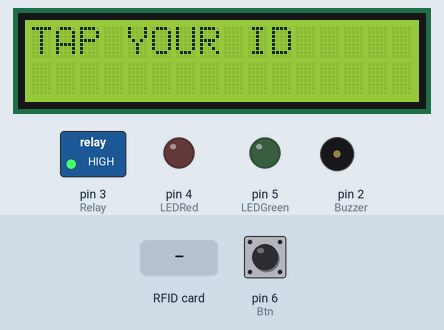
Bench run of a sketch on a simulated Arduino Uno, built with avr-gcc and run on an emulated ATmega328P. Parts: 16×2 character LCD, switched loads named in the sketch (green lamp = pin HIGH), output pins drawn as LEDs (lit = HIGH), buzzer (waves = sounding). The inputs (shaded band) are chosen by the test bench; at power-on: pin 6 (Btn) HIGH. The local clock reads 2024-03-15 10:24:30 at power-on unless the sketch sets it; pins used as bus, display or sensor lines are not drawn.

Above: at 1.3 s.
1.4 s: RFID card B4 15 89 A1 held to the reader
At 2.2 s:
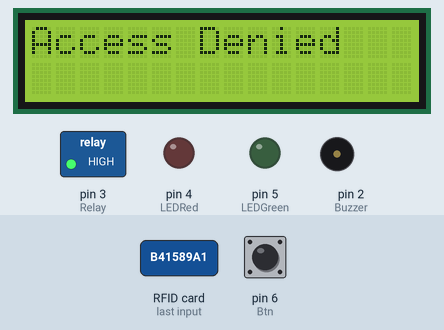
At 4.2 s:
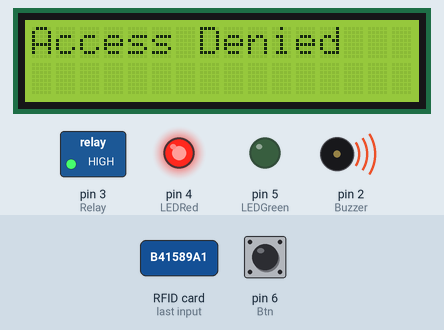
4.4 s: RFID card D4 6B 10 A0 held to the reader
7.4 s: pin 6 (Btn) pulled LOW for 3.2 s
At 11.1 s:
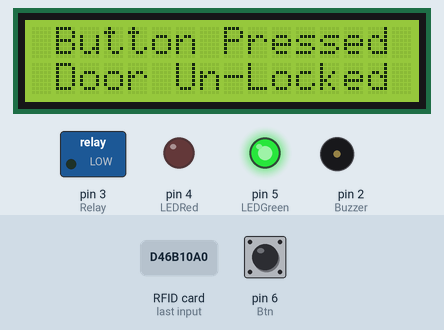
Timing chart, 0 to 16.5 s (numbered marks = the images above; inputs shaded):
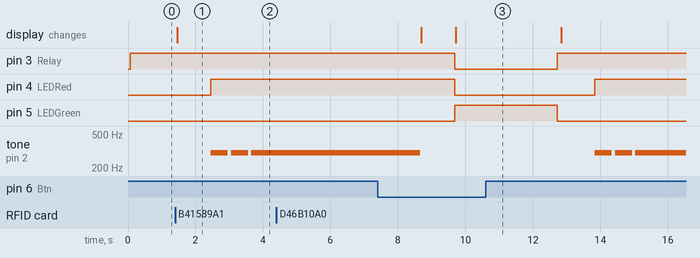

Measured:
- after the input at 1.4 s, pin 4 (LEDRed): LOW → HIGH after 1.1 s; tone on pin 2 (Buzzer): alternates 300 Hz for 0.50 s and silent for 0.10 s, starting after 1.1 s; the display: changes after 0.06 s (image 1)
- after the input at 4.4 s, every drawn part: stays the same
- after the input at 7.4 s, pin 3 (Relay): HIGH → LOW after 2.3 s, → HIGH 3.0 s later; pin 5 (LEDGreen): LOW → HIGH after 2.3 s, → LOW 3.0 s later; the display: first differs from a run without the input after 2.3 s (image 3)

The sketch:

SR2S_FINAL_FINAL_FINAL.ino
```cpp
#include <SPI.h>
#include <MFRC522.h>
#include <Wire.h>
#include <RTClib.h>
#include <LiquidCrystal_I2C.h>

#define SS_PIN 10
#define RST_PIN 9

#define LEDGreen 5
#define LEDRed 4
#define Buzzer 2
#define Relay 3
#define Btn 6

#define MAX_ATTEMPTS 3
#define ACCESS_DELAY 2000
#define DENIED_DELAY 1000

MFRC522 mfrc522(SS_PIN, RST_PIN);

RTC_DS3231 rtc;

byte TAG1[] = {0xB4, 0x15, 0x89, 0xA1};
byte TAG2[] = {0xD4, 0x6B, 0x10, 0xA0};
byte TAG3[] = {0xE0, 0x97, 0xC7, 0x13};
byte ADMIN_TAG[] = {0x10, 0x24, 0xD8, 0x11}; // Admin tag

struct User {
  byte tag[4];
  String name;
  int assignedDay;
};

// Define a new user for admin access
User adminUser = {{0x10, 0x24, 0xD8, 0x11}, "Admin", -1}; // Assigned to no specific day

User users[] = {
  {{0xB4, 0x15, 0x89, 0xA1}, "Sharon Winner", 1},
  {{0xD4, 0x6B, 0x10, 0xA0}, "STRANGE", 1},
  {{0x62, 0x37, 0x33, 0x51}, "COLET", 0},
  adminUser,                                // Add the admin user
};

LiquidCrystal_I2C lcd(0x27, 16, 2);

int attempts = 0;

void setup() {
  lcd.begin(16, 2);
  lcd.backlight();

  pinMode(LEDRed, OUTPUT);
  pinMode(LEDGreen, OUTPUT);
  pinMode(Buzzer, OUTPUT);
  pinMode(Relay, OUTPUT);
  noTone(Buzzer);
  pinMode(Btn, INPUT);
  digitalWrite(Btn, HIGH);
  digitalWrite(Relay, HIGH);

  Serial.begin(9600);

  SPI.begin();
  mfrc522.PCD_Init();

  if (!rtc.begin()) {
    Serial.println("Couldn't find RTC");
    while (1);
  }

  if (rtc.lostPower()) {
    Serial.println("RTC lost power, let's set the time!");
    rtc.adjust(DateTime(F(__DATE__), F(__TIME__)));
  }
}

void loop() {
  lcd.clear();
  lcd.setCursor(0, 0);
  lcd.print("TAP YOUR ID");

  DateTime now = rtc.now();
  int currentDay = now.dayOfTheWeek();

  if (mfrc522.PICC_IsNewCardPresent() && mfrc522.PICC_ReadCardSerial()) {
    lcd.clear();
    lcd.setCursor(0, 0);
    lcd.print("Scanned Card UID:");
    lcd.setCursor(0, 1);

    for (byte i = 0; i < mfrc522.uid.size; i++) {
      lcd.print(mfrc522.uid.uidByte[i] < 0x10 ? " 0" : " ");
      lcd.print(mfrc522.uid.uidByte[i], HEX);
    }

    bool accessStatus = false;
    String userName = "";
    bool hasScheduleToday = false;
    int assignedDay = -1; // Default assigned day when no match is found
    for (int i = 0; i < sizeof(users) / sizeof(users[0]); i++) {
      if (checkTag(users[i].tag, mfrc522.uid.uidByte)) {
        assignedDay = users[i].assignedDay; // Assign the user's assigned day
        if (assignedDay == -1 || isAssignedDay(users[i].assignedDay, currentDay)) {
          accessStatus = true;
          userName = users[i].name;
          break;
        } else {
          hasScheduleToday = true;
          break;
        }
      }
    }

    if (accessStatus) {
      accessGranted(userName);
    } else {
      accessDenied(hasScheduleToday, assignedDay); // Pass assigned day to accessDenied function
    }
  }

  if (digitalRead(Btn) == LOW) {
    buttonPressed(now.hour()); // Pass the current hour to the buttonPressed function
  }
}

bool checkTag(byte tag[], byte tagUID[]) {
  return memcmp(tag, tagUID, sizeof(tag)) == 0;
}

bool isAssignedDay(int assignedDay, int currentDay) {
  return assignedDay == currentDay;
}

void accessGranted(String userName) {
  attempts = 0;
  lcd.clear();
  digitalWrite(LEDGreen, HIGH);
  digitalWrite(Relay, LOW);
  lcd.print("Access Granted");
  lcd.setCursor(0, 1);
  delay(ACCESS_DELAY);
  digitalWrite(LEDGreen, LOW);
  digitalWrite(Relay, HIGH);
  lcd.clear();
  lcd.print("Welcome " + userName);
  delay(1000);
  lcd.clear();
  digitalWrite(LEDGreen, LOW); // Turn off green LED
}

void accessDenied(bool hasScheduleToday, int assignedDay) {
  attempts++;
  lcd.clear();
  lcd.print("Access Denied");
  lcd.setCursor(0, 1);
  delay(DENIED_DELAY);
  digitalWrite(LEDRed, HIGH);

  if (attempts >= MAX_ATTEMPTS) {
    activateAlarm();
    attempts = 0; // Reset attempts counter after triggering alarm
  } else {
    tone(Buzzer, 300);
    delay(500);
    noTone(Buzzer);
    delay(100);
    tone(Buzzer, 300);
    delay(500);
    noTone(Buzzer);
    delay(100);
    tone(Buzzer, 300);
    delay(5000);
    noTone(Buzzer);
  }

  if (hasScheduleToday) {
    lcd.clear();
    lcd.print("Access Denied");
    lcd.setCursor(0, 1);
    lcd.print("Schedule: ");
    String assignedDayString = displayAssignedDay(assignedDay);
    lcd.print(assignedDayString); // Print the assigned day here
    delay(1000);
  }

  digitalWrite(LEDRed, LOW); // Turn off red LED
}

String displayAssignedDay(int dayOfWeek) {
  String day;

  switch (dayOfWeek) {
    case 1:
      day = "MON";
      break;
    case 2:
      day = "TUE";
      break;
    case 3:
      day = "WED";
      break;
    case 4:
      day = "THU";
      break;
    case 5:
      day = "FRI";
      break;
    case 6:
      day = "SAT";
      break;
    case 7:
      day = "SUN";
      break;
    default:
      day = "No Record";
      break;
  }

  return day;
}

void buttonPressed(int currentHour) { // Receive the current hour as a parameter
  // Check if the scanned card UID matches the UID of the admin user
  if (checkTag(adminUser.tag, mfrc522.uid.uidByte)) {
    digitalWrite(LEDRed, LOW);
    digitalWrite(LEDGreen, HIGH);
    digitalWrite(Relay, LOW);
    lcd.clear();
    lcd.print(" Button Pressed ");
    lcd.setCursor(0, 1);
    lcd.print(" Door Un-Locked ");
    delay(3000);
    digitalWrite(Relay, HIGH);
    digitalWrite(LEDGreen, LOW);
    delay(50);
    lcd.clear();
    lcd.setCursor(0, 0);
    return;
  }

  // Check if the current time is within the allowed hours (6 AM to 9 PM Philippine time)
  if (currentHour >= 6 && currentHour < 21) {
    digitalWrite(LEDRed, LOW);
    digitalWrite(LEDGreen, HIGH);
    digitalWrite(Relay, LOW);
    lcd.clear();
    lcd.print(" Button Pressed ");
    lcd.setCursor(0, 1);
    lcd.print(" Door Un-Locked ");
    delay(3000);
    digitalWrite(Relay, HIGH);
    digitalWrite(LEDGreen, LOW);
    delay(50);
    lcd.clear();
    lcd.setCursor(0, 0);
  } else {
    // If the current time is not within the allowed hours, display a message indicating that the button is disabled
    lcd.clear();
    lcd.print("Button Disabled");
    lcd.setCursor(0, 1);
    lcd.print("Outside Hours");
    delay(2000);
    lcd.clear();
  }
}

void activateAlarm() {
  digitalWrite(LEDRed, HIGH);
  tone(Buzzer, 1000);
  delay(5000);
  noTone(Buzzer);
  digitalWrite(LEDRed, LOW);
}
```
